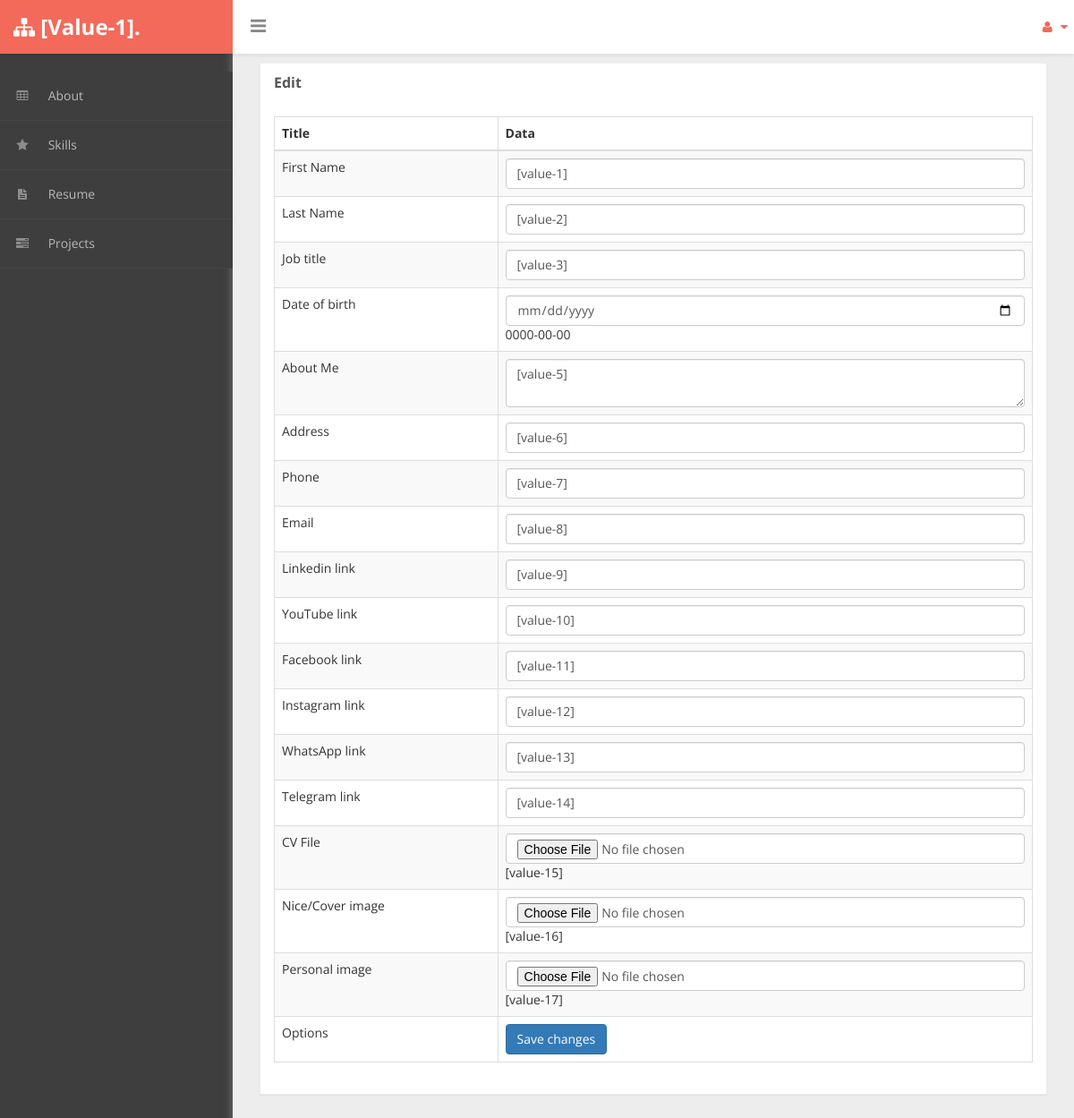
/admin/editabout.php?id=3 (signed in), run on the app's committed database.
### tables this page shows
CREATE TABLE `about` (
  `ID` int(11) NOT NULL,
  `FIRST_NAME` text DEFAULT NULL,
  `LAST_NAME` text DEFAULT NULL,
  `JOB_TITLE` text DEFAULT NULL,
  `DATE_OF_BIRTH` date DEFAULT NULL,
  `ABOUT_ME` text DEFAULT NULL,
  `ADDRESS` text DEFAULT NULL,
  `PHONE_NUMBER` text DEFAULT NULL,
  `EMAIL` text DEFAULT NULL,
  `LINKEDIN` text DEFAULT NULL,
  `YOUTUBE` text DEFAULT NULL,
  `FACEBOOK` text DEFAULT NULL,
  `INSTAGRAM` text DEFAULT NULL,
  `WHATSAPP` text DEFAULT NULL,
  `TELEGRAM` text DEFAULT NULL,
  `CV_FILE_NAME` text DEFAULT NULL,
  `COVER_IMG_NAME` text DEFAULT NULL,
  `PERSONAL_IMG_NAME` text DEFAULT NULL
);

### includes/functions.php (called while the page is built, shortened)
<?php
  function getAboutDate($column, $table){
    global $connect;
    $query = "SELECT $column FROM $table";
    $result = mysqli_query($connect, $query);
    $column != '*' ? $data = mysqli_fetch_assoc($result)[$column] : $data = mysqli_fetch_assoc($result);
    return $data;
  }
  function getAboutDateById($id){
    global $connect;
    $query = "SELECT * FROM about WHERE ID = $id";
    $result = mysqli_query($connect, $query);
    $data = array();
    while ($row = mysqli_fetch_assoc($result)) {
      $data[] = $row;
    }
    return $data;
  }
?>

### admin/editabout.php (the view, shortened to what this page needs)
<?php
    include('../includes/conn.php');
    include('../includes/functions.php');
    include('../includes/adminHeader.php');
?>
  <div id="page-wrapper" >
    <div id="page-inner">
      <div class="row">
        <div class="col-md-12 col-sm-12 col-xs-12">
          <div class="panel panel-default">
            <div class="panel-heading">
              Edit
            </div>
            <form method="POST" enctype="multipart/form-data">
              <div class="panel-body">
                <div class="table-responsive">
                  <table class="table table-striped table-bordered table-hover">
                    <thead>
                      <tr>
                          <th>Title</th>
                          <th>Data</th>
                      </tr>
                    </thead>
                    <tbody>
                      <?php
                        $id = $_GET['id'];
                        $abouts = getAboutDateById($id);
                        foreach($abouts as $about){
                      ?>
                      <tr>
                        <td>First Name</td>
                        <td><input name="first_name" class="form-control" class="form-control" type="text" value="<?php echo $about['FIRST_NAME'] ?>"></td>
                      </tr>
                      <tr>
                        <td>Last Name</td>
                        <td><input name="last_name" class="form-control" type="text" value="<?php echo $about['LAST_NAME'] ?>"></td>
                      </tr>
                      <tr>
                        <td>Job title</td>
                        <td><input name="job_title" class="form-control" type="text" value="<?php echo $about['JOB_TITLE'] ?>"></td>
                      </tr>
                      <tr>
                        <td>Date of birth</td>
                        <td>
                          <input name="date_of_birth" class="form-control" type="date">
                          <span><?php echo $about['DATE_OF_BIRTH'] ?></span>
                        </td>
                      </tr>
                      <tr>
                        <td>About Me</td>
                        <td><textarea name="about_me" class="form-control" name=""><?php echo $about['ABOUT_ME'] ?></textarea></td>
                      </tr>
                      <tr>
                        <td>Address</td>
                        <td><input name="address" class="form-control" type="text" value="<?php echo $about['ADDRESS'] ?>"></td>
                      </tr>
                      <tr>
                        <td>Phone</td>
                        <td><input name="phone" class="form-control" type="text" value="<?php echo $about['PHONE_NUMBER'] ?>"></td>
                      </tr>
                      <tr>
                        <td>Email</td>
                        <td><input name="email" class="form-control" type="text" value="<?php echo $about['EMAIL'] ?>"></td>
                      </tr>
                      <tr>
                        <td>Linkedin link</td>
                        <td><input name="linkedin" class="form-control" type="text" value="<?php echo $about['LINKEDIN'] ?>"></td>
                      </tr>
                      <tr>
                        <td>YouTube link</td>
                        <td><input name="youtube" class="form-control" type="text" value="<?php echo $about['YOUTUBE'] ?>"></td>
                      </tr>
                      <tr>
                        <td>Facebook link</td>
                        <td><input name="facebook" class="form-control" type="text" value="<?php echo $about['FACEBOOK'] ?>"></td>
                      </tr>
                      <tr>
                        <td>Instagram link</td>
                        <td><input name="instagram" class="form-control" type="text" value="<?php echo $about['INSTAGRAM'] ?>"></td>
                      </tr>
                      <tr>
                        <td>WhatsApp link</td>
                        <td><input name="whatsapp" class="form-control" type="text" value="<?php echo $about['WHATSAPP'] ?>"></td>
                      </tr>
                      <tr>
                        <td>Telegram link</td>
                        <td><input name="telegram" class="form-control" type="text" value="<?php echo $about['TELEGRAM'] ?>"></td>
                      </tr>
                      <tr>
                        <td>CV File</td>
                        <td>
                          <input name="cv_file" class="form-control" type="file">
                          <span><?php echo $about['CV_FILE_NAME'] ?></span>
                        </td>
                      </tr>
                      <tr>
                        <td>Nice/Cover image</td>
                        <td>
                          <input name="cover_img" class="form-control" type="file">
                          <span><?php echo $about['COVER_IMG_NAME'] ?></span>
                        </td>
                      </tr>
                      <tr>
                        <td>Personal image</td>
                        <td>
                          <input name="personal_img" class="form-control" type="file">
                          <span><?php echo $about['PERSONAL_IMG_NAME'] ?></span>
                        </td>
                      </tr>
                      <tr>
                        <td>Options</td>
                        <td>
                          <input class="btn btn-primary" name="save_changes" type="submit" value="Save changes">
                        </td>
                      </tr>
                      <?php
                        }
                      ?>
                    </tbody>
                  </table>
                </div>
              </div>
            </form>
          </div>
        </div>
      </div>
    </div>
  </div>
<?php
  include('../includes/adminFooter.php');
?>

### includes/adminHeader.php (shortened to what this page needs)
<!DOCTYPE html>
<html xmlns="http://www.w3.org/1999/xhtml">
<head>
  <link href="assets/css/bootstrap.css" rel="stylesheet" />
  <link href="assets/css/font-awesome.css" rel="stylesheet" />
  <link href="assets/css/custom-styles.css" rel="stylesheet" />
  <link href="assets/js/dataTables/dataTables.bootstrap.css" rel="stylesheet" />
</head>
<body>
<div id="wrapper">
  <nav class="navbar navbar-default top-navbar" role="navigation">
    <div class="navbar-header">
      <a class="navbar-brand text-capitalize" href="index.php"><strong><i class="icon fa fa-sitemap"></i> <?php echo getAboutDate('FIRST_NAME', 'about') ?>.</strong></a>
      <div id="sideNav">
        <i class="fa fa-bars icon"></i>
      </div>
    </div>
    <ul class="nav navbar-top-links navbar-right">
      <li class="dropdown">
        <a class="dropdown-toggle" data-toggle="dropdown" href="#" aria-expanded="false">
            <i class="fa fa-user fa-fw"></i> <i class="fa fa-caret-down"></i>
        </a>
      </li>
    </ul>
  </nav>
  <nav class="navbar-default navbar-side" role="navigation">
    <div class="sidebar-collapse">
      <ul class="nav" id="main-menu">
        <li>
          <a href="index.php"><i class="fa fa-table"></i> About</a>
        </li>
        <li>
          <a href="skills.php"><i class="fa fa-star"></i> Skills<span class="fa arrow"></span></a>
        </li>
        <li>
          <a href="resume.php"><i class="fa fa-file-text"></i> Resume</a>
        </li>
        <li>
          <a href="projects.php"><i class="fa fa-tasks"></i> Projects</a>
        </li>
      </ul>
    </div>
  </nav>

### admin/assets/css/custom-styles.css (style rules this page uses)
body { font-family: 'Open Sans', sans-serif; background: #3E3E3E; }
#wrapper { width: 100%; }
#page-wrapper { padding: 15px 15px; min-height: 600px; background: #EDEDED; }
#page-inner { width:100%; background-color:transparent; padding: 15px 30px; }
.navbar-side { z-index: 0; }
.panel { border-radius:0px; }
.navbar-side .nav > li > a > i { color: #8C8C8C;padding: 8px;width: 30px;text-align: center; }
.top-navbar { position: fixed; width: 100%; z-index: 300; -webkit-box-shadow: 0 3px 3px rgba(0, 0, 0, 0.05); -moz-box-shadow: 0 3px 3px rgba(0, 0, 0, 0.05); box-shadow: 0 3px 3px rgba(0, 0, 0, 0.05); }
.navbar-side { z-index: 1; position: fixed; width: 260px; top: 80px; }
#page-wrapper { position: relative; top: 55px; box-shadow: 0 0 10px #757575; -moz-box-shadow: 0 0 10px #757575; -webkit-box-shadow: 0 0 10px #757575; }
.panel-default { border-color: #ECECEC; }
.panel-default > .panel-heading { color: #555; border-color: #FFF; font-weight:bold;background: #FFFFFF; font-size: 16px; text-shadow: none; }
.panel-heading { border-bottom: 1px solid transparent; border-top-left-radius: 3px; border-top-right-radius: 3px; }
i.fa.fa-bars { font-size: 20px; margin: 12px 0 0; }
.top-navbar { margin:0px; }
.top-navbar .navbar-brand { color: #fff;width: 260px;text-align: left;height: 60px;font-size: 24px;font-weight: 700;line-height: 30px;background: #5a62f3; }
.top-navbar .nav > li { position: relative; display: inline-block; margin: 0px; padding: 0px; }
.top-navbar .nav > li > a { position: relative; display: block; padding: 20px;color: #FFFFFF; margin: 0px; }
.sidebar-collapse , .sidebar-collapse .nav { background:none; }
.sidebar-collapse .nav { padding:0; }
.sidebar-collapse .nav > li > a { color: #B8B8B8; background:transparent; text-shadow:none; font-size: 14px; }
.sidebar-collapse > .nav > li > a { padding: 12px 10px; }
.sidebar-collapse > .nav > li { border-bottom: 1px solid rgba(107, 108, 109, 0.19); }
.navbar-side { border:none; background: #3E3E3E; }
.top-navbar { background: #FFFFFF; border-bottom:none; }
.top-navbar .nav > li > a > i { margin-right: 2px; }
.navbar-default { border:0px solid black; }
.navbar-header { background: transparent; }
.nav > li > a > i { margin-right:10px; color: rgb(243, 106, 90); }
#sideNav { float: left; left: 0; z-index: 3; color: #868686; cursor:pointer; border-radius: 0; width: 14px; font-size: 48px; line-height: 0; margin: 7px 0 0 20px; }
@media (min-width:768px) { #page-wrapper { margin: 0 0 0 260px; padding: 0; } }
@media (min-width:768px) { .navbar-side { width: 260px; z-index: 1; } }
@media (min-width:768px) { .navbar { border-radius: 0px; } }

### data on the page
about: FIRST_NAME "[value-1]", first_name "[value-1]", last_name "[value-2]", job_title "[value-3]", DATE_OF_BIRTH "0000-00-00", about_me "[value-5]", address "[value-6]", phone "[value-7]", email "[value-8]", linkedin "[value-9]", youtube "[value-10]", facebook "[value-11]", instagram "[value-12]", whatsapp "[value-13]", telegram "[value-14]", CV_FILE_NAME "[value-15]", COVER_IMG_NAME "[value-16]", PERSONAL_IMG_NAME "[value-17]"
